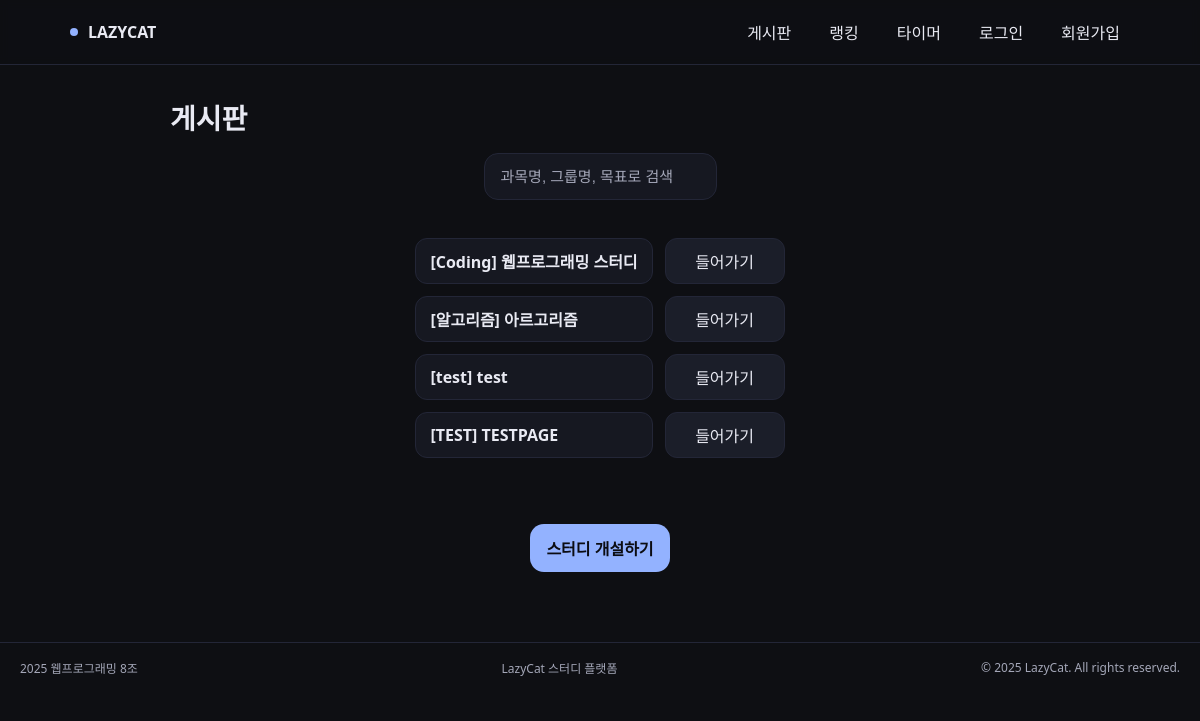
The page / on the database its author committed.
### webapp/models.py (models this page shows, shortened)
class StudyGroup(models.Model):
    name = models.CharField(max_length=100)  # 스터디 이름
    subject = models.CharField(max_length=50) # 과목명 (예: 웹프로그래밍)
    group_code = models.CharField(max_length=20, unique=True) # 그룹 코드 (URL에 사용: /study/A1B2C/)
    description = models.TextField(blank=True) # 소개글
    created_at = models.DateTimeField(auto_now_add=True) # 생성일
    members = models.ManyToManyField(
        User,
        through='StudyGroupMember', # 중간 모델 지정
        related_name='study_groups',
        blank=True
    )

### webapp/views.py (the view)
# urls.py: path('', views.group_list, name='board'),
def group_list(request: HttpRequest) -> HttpResponse:
    groups = StudyGroup.objects.all()
    query = request.GET.get('q')
    if query:
        groups = groups.filter(
            Q(name__icontains=query) |
            Q(subject__icontains=query) |
            Q(group_code__icontains=query)
        ).distinct()
    context = {
        'groups': groups,  # 조회된 스터디 목록을 'groups' 키로 전달
        'query': query,    # 검색창에 입력된 내용을 다시 보여주기 위해 전달
    }
    return render(request, 'board.html', context)

### templates/board.html (shortened to what this page needs)
{% extends 'base.html' %}
{% block header_content %}
    <header class="head">
        <h1 class="title">게시판</h1>
    </header>
{% endblock %}
{% block content %}
    <div class="search">
        <form method="get" action="{% url 'board' %}">
            <input
                type="text"
                name="q"
                placeholder="과목명, 그룹명, 목표로 검색"
                aria-label="스터디 검색"
                value="{{ request.GET.q|default:'' }}"
            />
        </form>
    </div>
    <section class="list" aria-label="스터디 그룹 목록">
        {% if groups %}
            {% for group in groups %}
            <div class="cell name">
                [{{ group.subject }}] {{ group.name }}
            </div>
            <div class="cell cta">
                <a href="{% url 'timer' group_code=group.group_code %}">들어가기</a>
            </div>
            {% endfor %}
        {% else %}
            <div class="cell name" style="grid-column: 1 / -1; justify-content: center; color: gray;">
                아직 개설된 스터디가 없습니다.
            </div>
        {% endif %}
    </section>
    <div class="create-wrap">
        <a href="{% url 'create_study' %}" class="create" aria-label="스터디 개설하기">스터디 개설하기</a>
    </div>
{% endblock %}

### static/style.css (style rules this page uses)
:root { --bg: #0e0f13; --panel: #161821; --ink: #e9eaf3; --muted: #a4a7b8; --line: #232637; --accent: #93b2ff; --card: #1b1e2a; --ok: #79e08f; }
* { box-sizing: border-box }
html, body { height: 100%; margin: 0; background: var(--bg); color: var(--ink); font-family: system-ui, -apple-system, Segoe UI, Roboto, "Noto Sans KR", sans-serif; }
a { color: inherit; text-decoration: none }
.head { margin: 32px auto 16px; padding: 0 20px }

### templates/board.html (style rules this page uses)
:root { --bg:#0e0f13; --panel:#161821; --ink:#e9eaf3; --muted:#a4a7b8; --line:#232637; --accent:#93b2ff; --card:#1b1e2a; }
* { box-sizing:border-box }
html,body { height:100% }
body { margin:0; background:var(--bg); color:var(--ink); font-family:system-ui,-apple-system,Segoe UI,Roboto,"Noto Sans KR",sans-serif; }
a { color:inherit; text-decoration:none }
.head { max-width:900px; margin:32px auto 16px; padding:0 20px }
.title { font-size:28px; font-weight:900; margin:0 0 10px }
.search { max-width:900px; margin:0 auto 22px; padding:0 20px }
.search input { width:100%; background:var(--panel); border:1px solid var(--line); color:var(--ink); border-radius:14px; padding:14px 16px; font-size:15px }
.search input::placeholder { color:var(--muted) }
.list { max-width:900px; margin:0 auto 40px; padding:0 20px; display:grid; grid-template-columns:1fr 120px; gap:12px }
.cell { background:var(--panel); border:1px solid var(--line); border-radius:12px; min-height:46px; display:flex; align-items:center; justify-content:center; padding:10px 14px }
.cell.name { justify-content:flex-start; font-weight:700 }
.cell.cta { background:#1b1e29; cursor:pointer }
.create-wrap { max-width:900px; margin:10px auto 30px; padding:0 20px; display:flex; justify-content:flex-end }
.create { background:var(--accent); color:#0b0c12; font-weight:800; border:none; border-radius:14px; padding:12px 16px; cursor:pointer }

### rows shown on the page
StudyGroup: subject "Coding", name "웹프로그래밍 스터디"
StudyGroup: subject "알고리즘", name "아르고리즘"
StudyGroup: subject "test", name "test"
StudyGroup: subject "TEST", name "TESTPAGE"
